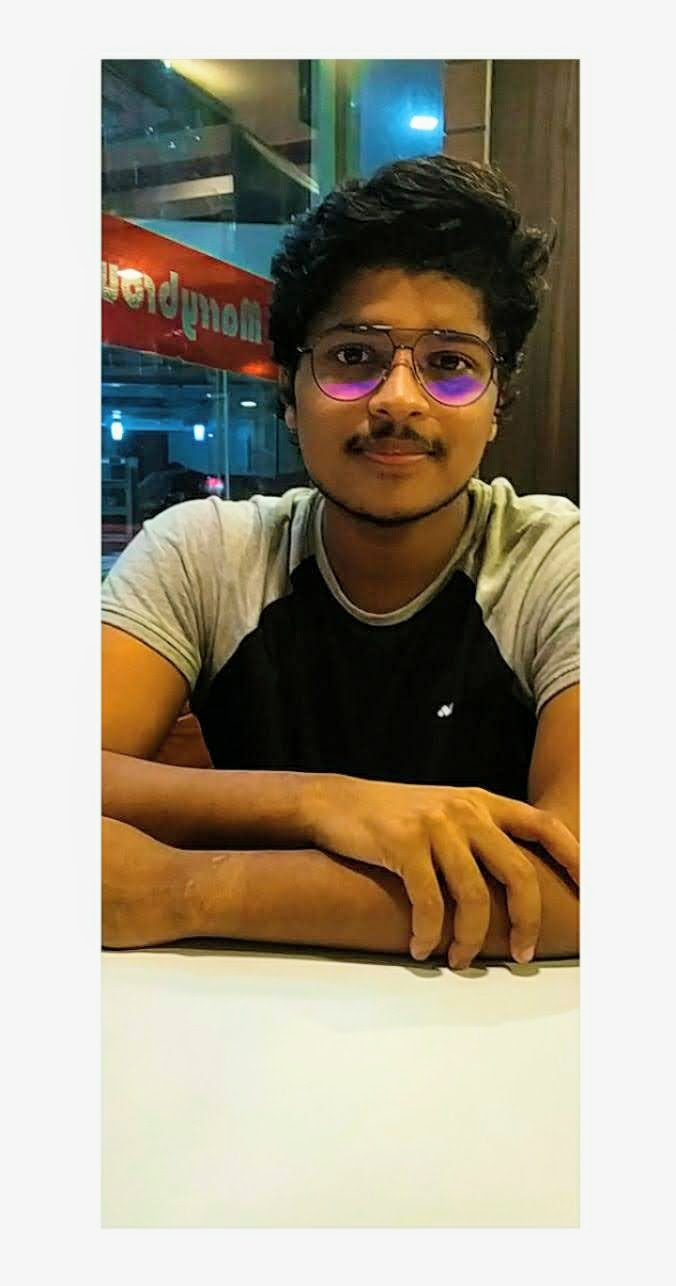
#> input picture pics/Snapchat-906622510.jpg, 676 x 1286 px; its folder holds only this picture in this run
$ python color_to_baw.py
#> lines starting #> are read from the running program, lines starting #| are printed output that depends on the picture
# -*- coding: utf-8 -*-
"""
Created on Tue Jun 15 18:17:01 2021

@author: khilr
"""

import os
from PIL import Image
path = os.getcwd() + "/pics/"
if not os.path.exists('black_and_white'):
    os.makedirs('black_and_white')
save_path = os.getcwd() + "/black_and_white/"
count = 1
for filename in os.listdir(path):
    file_ = str(path) + str(filename)
    img = Image.open(file_)
#> img is the input picture: PIL image 676x1286 RGB; mean R, G, B 168.2, 160, 143.2
    img = img.convert("L")
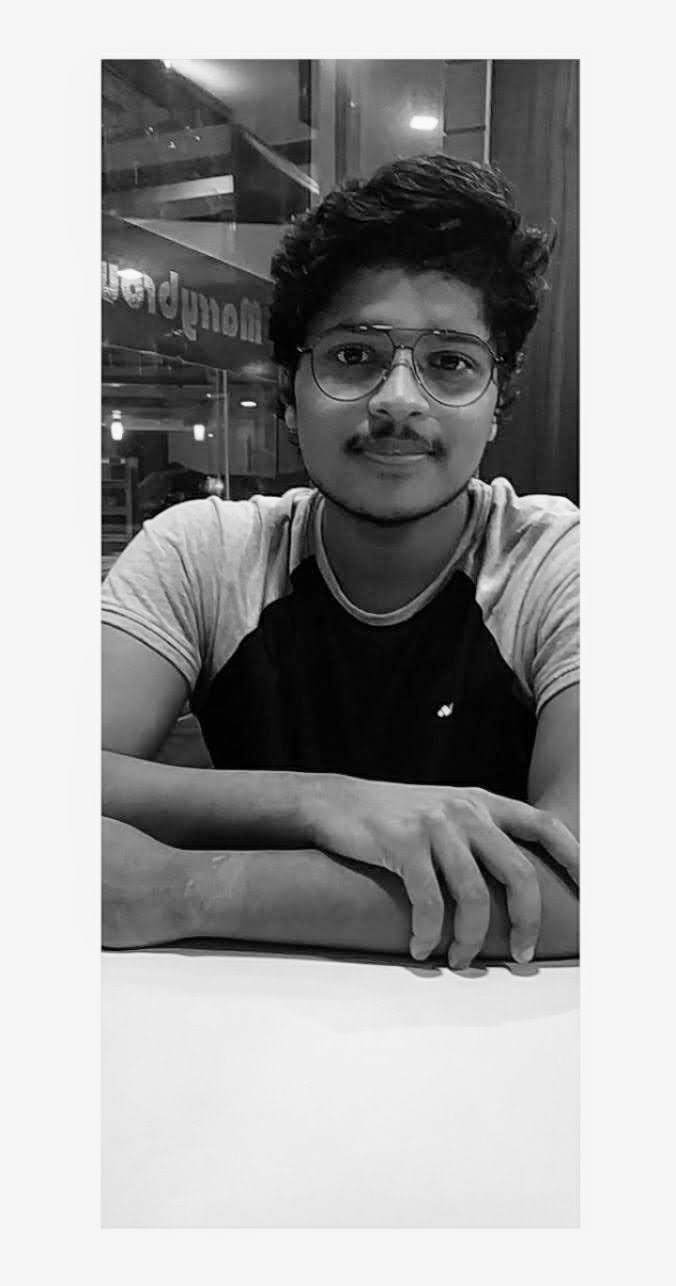
#> img: PIL image 676x1286 L; min 0, max 254, mean 160.6
    save_ = save_path + filename + ".jpg"
    img.save(save_,"JPEG")
    print(str(count) + " converted : " + str(filename))
    count += 1
print("total images converted : " + str(count))
